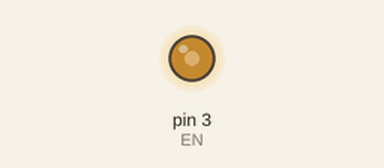
This sketch was run on a simulated Arduino Uno, built with avr-gcc and run on an emulated ATmega328P. On the bench: output pins drawn as LEDs (lit = HIGH). What the sketch prints to the serial monitor is not drawn.

Above: at 0.1 s.
Timing chart, 0 to 1.6 s (numbered marks = the images above):
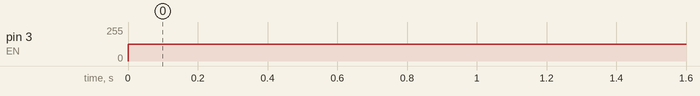

The sketch:

hardware_pwm.ino
```cpp
/*
/**
 * https://docs.arduino.cc/tutorials/generic/secrets-of-arduino-pwm
 * Read above to understand how to create a hardware pwm then use it to test reference
 * speed code.
**/

#define EN 3

void setup()
{
    Serial.begin(9600);

    pinMode(EN, OUTPUT);
}

void loop()
{
    analogWrite(EN, 125);
    Serial.println("Hi");
}
```

Measured:
- by itself, pin 3 (EN): 0/255 → 125/255 at 0.00 s
